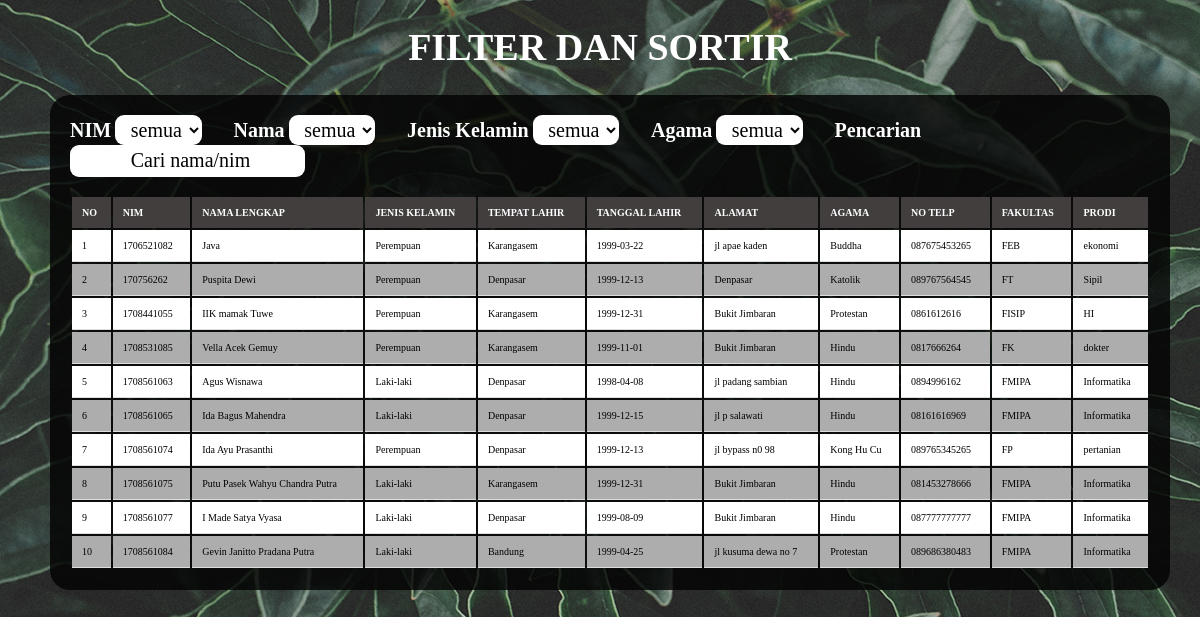
The page / on the database its author committed.
### tables this page shows
CREATE TABLE `mahasiswa` (
  `nim` varchar(10) NOT NULL,
  `namalengkap` varchar(50) DEFAULT NULL,
  `kelamin` enum('Laki-laki','Perempuan','','') DEFAULT NULL,
  `tempat` varchar(30) DEFAULT NULL,
  `tanggal` date DEFAULT NULL,
  `alamat` varchar(100) DEFAULT NULL,
  `agama` enum('Islam','Protestan','Katolik','Hindu','Buddha','Kong Hu Cu') DEFAULT NULL,
  `telp` varchar(15) DEFAULT NULL,
  `fakultas` enum('FEB','FK','FH','FT','FP','FEB','FAPET','FMIPA','FTP','FISIP') DEFAULT NULL,
  `prodi` varchar(50) DEFAULT NULL
);

### index.php (the view, shortened to what this page needs)
<!DOCTYPE html>
<html>
<head>
</head>
<body>
<div class="isi">
<h1>FILTER DAN SORTIR</h1>
<div class="formkot">
<b><a>NIM</a></b>
    <select id="nim" class="select">
        <option value="asc">semua</option>
    </select>&nbsp&nbsp&nbsp&nbsp&nbsp&nbsp&nbsp
<b><a>Nama</a></b>
    <select id="namalengkap" class="select">
        <option value="asc">semua</option>
    </select>&nbsp&nbsp&nbsp&nbsp&nbsp&nbsp&nbsp
<b><a>Jenis Kelamin</a></b>
	<select id="kelamin" class="select">
        <option value="all">semua</option>
    </select>&nbsp&nbsp&nbsp&nbsp&nbsp&nbsp&nbsp
<b><a>Agama</a></b>
    <select id="agama" class="select">
        <option value="all">semua</option>
    </select>&nbsp&nbsp&nbsp&nbsp&nbsp&nbsp&nbsp
<b><a>Pencarian</a></b>
    <input type="text" class="select" id="cari" style="width:225px;" placeholder="Cari nama/nim"><br><br>
<?php
$koneksi = mysqli_connect("localhost","root","","simakk") or die(mysqli_error());
	echo "<table class='tabel'>";
	echo "<tr>
			<th>NO</th>
			<th>NIM</th>
			<th>NAMA LENGKAP</th>
			<th>JENIS KELAMIN</th>
			<th>TEMPAT LAHIR</th>
			<th>TANGGAL LAHIR</th>
			<th>ALAMAT</th>
			<th>AGAMA</th>
			<th>NO TELP</th>
			<th>FAKULTAS</th>
			<th>PRODI</th>
		  </tr>";?>
	<tbody id="tabel">
	<?php
	$sql = "SELECT * FROM mahasiswa";
	$query = mysqli_query($koneksi, $sql);
	$no = 1;
	while($data = mysqli_fetch_array($query)){?>
			<tr>
				<td><?php echo $no ?></td>
				<td><?php echo $data['nim']; ?></td>
				<td><?php echo $data['namalengkap']; ?></td>
				<td><?php echo $data['kelamin']; ?></td>
				<td><?php echo $data['tempat']; ?></td>
				<td><?php echo $data['tanggal']; ?></td>
				<td><?php echo $data['alamat']; ?></td>
				<td><?php echo $data['agama']; ?></td>
				<td><?php echo $data['telp']; ?></td>
				<td><?php echo $data['fakultas']; ?></td>
				<td><?php echo $data['prodi']; ?></td>
			</tr>
		<?php
		$no++;
	}
	echo "</table>";?></tbody>
</div></div></div><br><br>
</body>
</html>

### index.php (style rules this page uses)
body { background-image: url("1.jpg"); margin: 0; padding: 0; }
h1 { font-family: Poppins; color: rgba(255,255,255,1); font-style: bold; font-size: 38px; text-align: center; }
a { font-family: Poppins; font-size: 20px; color: rgba(255,255,255,1); }
.isi { height:552px; }
.formkot { width:90%; padding:20px; margin-left:50px; border-radius: 20px; background-color:rgba(2,2,2,0.8); }
.select { width: 8%; height: 30px; border:0px; border-radius: 9px; text-align: center; font-family: Poppins; font-style: normal; font-weight: normal; font-size: 20px; color: rgba(2,2,2,1); background-color: rgba(255,255,255,1); padding-left: 8px; }
.tabel { width: 100%; }
.tabel th { background-color: rgba(66,62,62,1); color: rgba(255,255,255,1); padding: 1em; text-align: left; text-transform: uppercase; font-family: Poppins; font-size: 10px; }
.tabel td { border-bottom: 1px solid #ddd; padding: 1em; font-family: Poppins; font-size: 10px; }
.tabel tr:nth-child(even) { background-color: rgba(173,173,173,1); font-family: Poppins; font-size: 10px; }
.tabel tr:nth-child(odd) { background-color: rgba(255,255,255,1); font-family: Poppins; font-size: 10px; }

### rows shown on the page
mahasiswa: nim "1706521082", namalengkap "Java", kelamin "Perempuan", tempat "Karangasem", tanggal "1999-03-22", alamat "jl apae kaden", agama "Buddha", telp "087675453265", fakultas "FEB", prodi "ekonomi"
mahasiswa: nim "170756262", namalengkap "Puspita Dewi", kelamin "Perempuan", tempat "Denpasar", tanggal "1999-12-13", alamat "Denpasar", agama "Katolik", telp "089767564545", fakultas "FT", prodi "Sipil"
mahasiswa: nim "1708441055", namalengkap "IIK mamak Tuwe", kelamin "Perempuan", tempat "Karangasem", tanggal "1999-12-31", alamat "Bukit Jimbaran", agama "Protestan", telp "0861612616", fakultas "FISIP", prodi "HI"
mahasiswa: nim "1708531085", namalengkap "Vella Acek Gemuy", kelamin "Perempuan", tempat "Karangasem", tanggal "1999-11-01", alamat "Bukit Jimbaran", agama "Hindu", telp "0817666264", fakultas "FK", prodi "dokter"
mahasiswa: nim "1708561063", namalengkap "Agus Wisnawa", kelamin "Laki-laki", tempat "Denpasar", tanggal "1998-04-08", alamat "jl padang sambian", agama "Hindu", telp "0894996162", fakultas "FMIPA", prodi "Informatika"
mahasiswa: nim "1708561065", namalengkap "Ida Bagus Mahendra", kelamin "Laki-laki", tempat "Denpasar", tanggal "1999-12-15", alamat "jl p salawati", agama "Hindu", telp "08161616969", fakultas "FMIPA", prodi "Informatika"
mahasiswa: nim "1708561074", namalengkap "Ida Ayu Prasanthi", kelamin "Perempuan", tempat "Denpasar", tanggal "1999-12-13", alamat "jl bypass n0 98", agama "Kong Hu Cu", telp "089765345265", fakultas "FP", prodi "pertanian"
mahasiswa: nim "1708561075", namalengkap "Putu Pasek Wahyu Chandra Putra", kelamin "Laki-laki", tempat "Karangasem", tanggal "1999-12-31", alamat "Bukit Jimbaran", agama "Hindu", telp "081453278666", fakultas "FMIPA", prodi "Informatika"
mahasiswa: nim "1708561077", namalengkap "I Made Satya Vyasa", kelamin "Laki-laki", tempat "Denpasar", tanggal "1999-08-09", alamat "Bukit Jimbaran", agama "Hindu", telp "087777777777", fakultas "FMIPA", prodi "Informatika"
mahasiswa: nim "1708561084", namalengkap "Gevin Janitto Pradana Putra", kelamin "Laki-laki", tempat "Bandung", tanggal "1999-04-25", alamat "jl kusuma dewa no 7", agama "Protestan", telp "089686380483", fakultas "FMIPA", prodi "Informatika"
